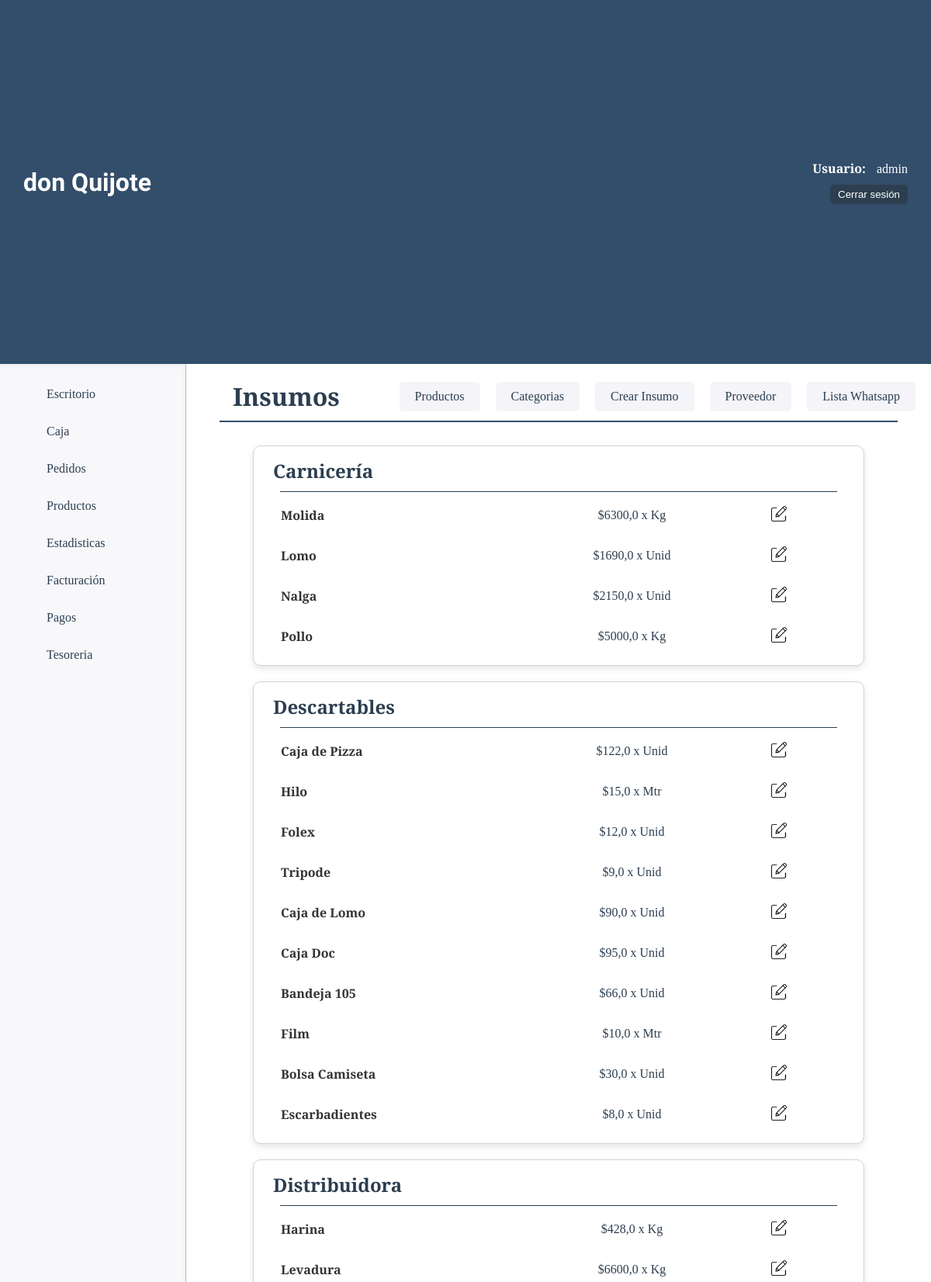
The app's page /productos/listar_insumos/ (signed in, upper part) with its own data.
### productos/models.py (models this page shows, shortened)
class Proveedores(models.Model):
    nombre=models.CharField(max_length=50)
    estado=models.BooleanField(default=True)

class Insumos(models.Model):
    ESTADO_CHOICES = [
        ('Kg', 'Kg'),
        ('Ltr', 'Ltr'),
        ('Unid', 'Unid'),
        ('Doc', 'Doc'),
        ('Mtr', 'Mtr'),
    ]
    nombre=models.CharField(max_length=50, verbose_name="Nombre")
    proveedor=models.ForeignKey(Proveedores, on_delete=models.CASCADE, verbose_name="Proveedor")
    precio=models.FloatField(verbose_name="Precio")
    unidad=models.CharField(max_length=50, choices=ESTADO_CHOICES)
    observacion=models.CharField(max_length=100, blank=True, null=True, verbose_name="Observación")

### productos/views.py (the view)
# urls.py: path("listar_insumos/", views.listar_insumos, name="listar_insumos"),
@login_required
def listar_insumos(request):
    insumos = Insumos.objects.select_related('proveedor').order_by('proveedor__nombre')
    proveedores = Proveedores.objects.all()
    context = {
        'object_list': insumos,
        'proveedores': proveedores,
    }
    return render(request, "productos/listar_insumos.html", context)

### productos/templates/productos/listar_insumos.html (shortened to what this page needs)
{% extends 'core/base.html' %}
{% load static %}
{% block css %}
    <link rel="stylesheet" href="{% static 'gastos/css/styles.css' %}">
{% endblock css %}
{% block titulo %}
    {% include 'core/components/encabezado.html' with titulo_texto="Insumos" %}
{% endblock titulo %}
{% block main %}
<section class="proveedores-container">
    {% regroup object_list by proveedor.nombre as insumos_por_proveedor %}
    {% for grupo in insumos_por_proveedor %}
        {% with grupo.grouper as nombre_proveedor %}
            {% for proveedor in proveedores %}
                {% if proveedor.nombre == nombre_proveedor and proveedor.estado %}
                    <div class="card">
                        <h1 class="proveedores-titulo">{{ nombre_proveedor }}</h1>
                        <hr class="proveedores-hr">
                        {% for insumo in grupo.list %}
                            <div class="insumos">
                                <p class="insumo-nombre">{{ insumo.nombre }}</p>
                                <p class="insumo-precio">${{ insumo.precio }} x {{ insumo.unidad }}</p>
                                <div class="insumo-opc">
                                    <a href="{% url 'productos:insumos_update' insumo.id %}">
                                        <img class="icono-opc" src="{% static 'productos/img/editar.webp' %}" alt="Editar Insumo">
                                    </a>
                                </div>
                            </div>
                        {% endfor %}
                    </div>
                {% endif %}
            {% endfor %}
        {% endwith %}
        {% empty %}
        <h2 class="vacio">No hay Insumos cargados.</h2>
    {% endfor %}
</section>
{% endblock main %}

### core/templates/core/components/header.html (shortened to what this page needs)
<header class="header-container">
    <h1 class="title">don Quijote</h1>
    {% if user.is_authenticated %}
    <div class="usuario-logout">
        <div class="list-link">
            <span class="usuario-label">Usuario:</span>
            <span class="usuario-nombre">{{ user.username }}</span>
        </div>
        <form action="{% url 'core:logout' %}" method="post">
            <button type="submit" class="btn-logout">Cerrar sesión</button>
        </form>
    </div>
    {% else %}
    <div class="list-link">
        <a class="header-link-app" href="{% url 'core:login' %}">Login</a>
    </div>
    {% endif %}
</header>

### core/static/core/css/styles.css (style rules this page uses)
* { padding: 0; margin: 0; box-sizing: border-box; }
body { font-family: 'Merriweather', serif; color: #333; background-color: #f4f4f9; }
.header-container { background-color: #334e6b; height: 12vh; width: 100%; display: flex; align-items: center; justify-content: space-between; padding: 0 30px; box-shadow: 0 2px 5px rgba(0, 0, 0, 0.1); }
.title { color: #fff; font-family: 'Poetsen One', sans-serif; font-size: 32px; }
.usuario-logout { display: flex; flex-direction: column; align-items: end; }
.list-link { margin-left: 20px; }
.usuario-label { color: #fff; font-weight: bold; margin-right: 10px; }
.usuario-nombre { color: #fff; }
.btn-logout { padding: 5px 10px; background-color: #2C3E50; color: #fff; border: none; border-radius: 5px; cursor: pointer; transition: background-color 0.3s ease; text-decoration: none; }
.list-link { position: relative; margin-bottom: 10px; }
.card { padding: 15px; border: 1px solid #ced4da; border-radius: 10px; background-color: #ffffff; box-shadow: 0 4px 8px rgba(0, 0, 0, 0.1); }
.icono-opc { width: 20px; height: 20px; transition: transform 0.3s ease; }

### gastos/static/gastos/css/styles.css (style rules this page uses)
.proveedores-container { width: 90%; margin: 0 auto; padding: 20px; display: flex; flex-direction: column; gap: 20px; }
.proveedores-titulo { font-size: 24px; color: #2C3E50; font-family: 'Merriweather', serif; margin-bottom: 10px; margin-left: 10px; }
.proveedores-hr { width: 95%; height: 1px; border: none; background-color: #2C3E50; margin: 0 auto 5px; }
.insumos { margin-top: 8px; display: grid; grid-template-columns: 50% 25% 25%; grid-template-areas: "nom prc opc"; align-items: center; padding: 10px 0; }
.insumo-nombre { grid-area: nom; font-size: 16px; font-weight: 600; padding-left: 20px; }
.insumo-precio { grid-area: prc; font-size: 16px; text-align: center; color: #2C3E50; }
.insumo-opc { grid-area: opc; display: flex; justify-content: space-around; }
.icono-opc { width: 20px; height: 20px; transition: transform 0.3s ease; }

### records on screen
Proveedores: nombre "Carnicería"
Insumos: nombre "Molida", precio "6300,0", unidad "Kg"
Insumos: nombre "Lomo", precio "1690,0", unidad "Unid"
Insumos: nombre "Nalga", precio "2150,0", unidad "Unid"
Insumos: nombre "Pollo", precio "5000,0", unidad "Kg"
Proveedores: nombre "Descartables"
Insumos: nombre "Caja de Pizza", precio "122,0", unidad "Unid"
Insumos: nombre "Hilo", precio "15,0", unidad "Mtr"
Insumos: nombre "Folex", precio "12,0", unidad "Unid"
Insumos: nombre "Tripode", precio "9,0", unidad "Unid"
Insumos: nombre "Caja de Lomo", precio "90,0", unidad "Unid"
Insumos: nombre "Caja Doc", precio "95,0", unidad "Unid"
Insumos: nombre "Bandeja 105", precio "66,0", unidad "Unid"
Insumos: nombre "Film", precio "10,0", unidad "Mtr"
Insumos: nombre "Bolsa Camiseta", precio "30,0", unidad "Unid"
Insumos: nombre "Escarbadientes", precio "8,0", unidad "Unid"
Proveedores: nombre "Distribuidora"
Insumos: nombre "Harina", precio "428,0", unidad "Kg"
Insumos: nombre "Levadura", precio "6600,0", unidad "Kg"

### other values on screen
{{ user.username }} "admin"
{{ titulo_texto }} "Insumos"
